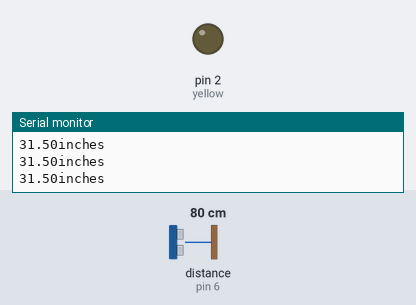
Recording of a sketch running on a simulated Arduino Uno, built with avr-gcc and run on an emulated ATmega328P. On the bench: output pins drawn as LEDs (lit = HIGH), the last lines printed to the serial monitor. The inputs (shaded band) are chosen by the test bench; at power-on: distance to the obstacle (sensor on pin 6) 80 cm. The echo pulse lasts 58.3 µs per cm.

Above: at 2.2 s.
2.3 s: distance to the obstacle (sensor on pin 6) set to 74 cm
3.8 s: distance to the obstacle (sensor on pin 6) set to 67 cm
At 4.8 s:
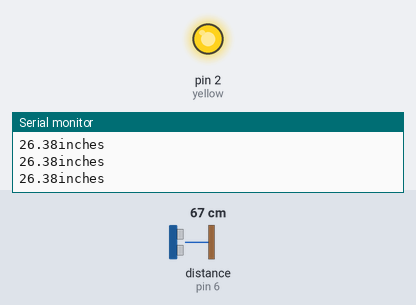
5.3 s: distance to the obstacle (sensor on pin 6) set to 250 cm
At 6.4 s:
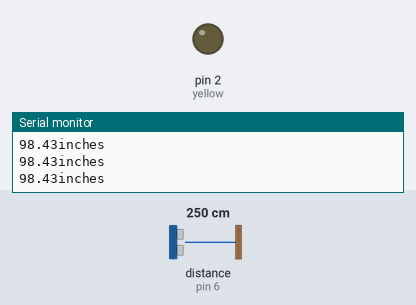
6.8 s: distance to the obstacle (sensor on pin 6) set to 2 cm
At 7.1 s:
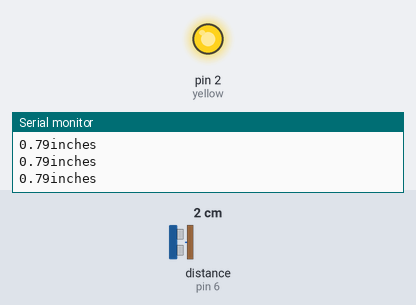
Timing chart, 0 to 9.3 s (numbered marks = the images above; inputs shaded):
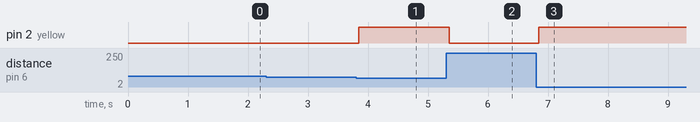

The sketch:

UltraSonicSensor.ino
```cpp
//www.elegoo.com
//2016.12.08
#include "SR04.h"

#define TRIG_PIN 6
#define ECHO_PIN 8
#define yellow 2

SR04 sr04 = SR04(ECHO_PIN,TRIG_PIN);
long a;

void setup() {
   Serial.begin(9600);//Initialization of Serial Port
   delay(1000);
   pinMode(yellow, OUTPUT);
}

void loop() {
   a=sr04.Distance();
   Serial.print(a/2.54);
   Serial.println("inches");//The difference between "Serial.print" and "Serial.println"
                        //is that "Serial.println" can change lines.

   if(a > 70){
    digitalWrite(yellow, LOW);
   }else{
     digitalWrite(yellow, HIGH);
   }
delayMicroseconds(1);
}
```

Measured:
- the behaviour switches between 71 and 70 cm on distance to the obstacle (sensor on pin 6) (found by bisection; images 0 and 1)
- after the input at 3.8 s, pin 2 (yellow): LOW → HIGH at once
- after the input at 5.3 s, pin 2 (yellow): HIGH → LOW after 0.06 s
- after the input at 6.8 s, pin 2 (yellow): LOW → HIGH at once
